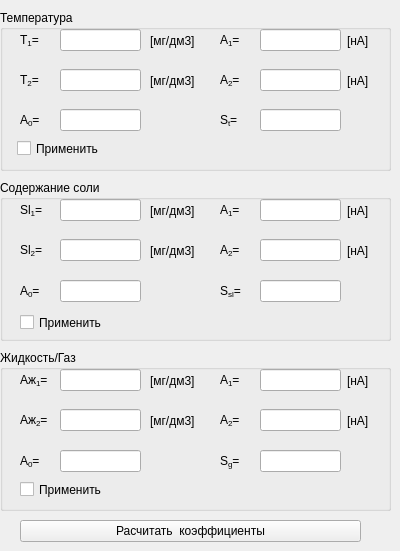
    <widget class="QWidget" name="tab_2">
     <attribute name="title">
      <string>Коэффициенты по параметрам</string>
     </attribute>
     <widget class="QGroupBox" name="groupBox">
      <property name="geometry">
       <rect>
        <x>0</x>
        <y>10</y>
        <width>391</width>
        <height>161</height>
       </rect>
      </property>
      <property name="title">
       <string>Температура</string>
      </property>
      <widget class="QLineEdit" name="leT_2">
       <property name="geometry">
        <rect>
         <x>60</x>
         <y>59</y>
         <width>81</width>
         <height>22</height>
        </rect>
       </property>
       <property name="font">
        <font>
         <pointsize>9</pointsize>
        </font>
       </property>
      </widget>
      <widget class="QLabel" name="label_33">
       <property name="geometry">
        <rect>
         <x>150</x>
         <y>20</y>
         <width>51</width>
         <height>21</height>
        </rect>
       </property>
       <property name="font">
        <font>
         <pointsize>9</pointsize>
        </font>
       </property>
       <property name="lineWidth">
        <number>-5</number>
       </property>
       <property name="text">
        <string>[мг/дм3]</string>
       </property>
      </widget>
      <widget class="QLabel" name="label_34">
       <property name="geometry">
        <rect>
         <x>347</x>
         <y>20</y>
         <width>31</width>
         <height>21</height>
        </rect>
       </property>
       <property name="font">
        <font>
         <pointsize>9</pointsize>
        </font>
       </property>
       <property name="lineWidth">
        <number>-5</number>
       </property>
       <property name="text">
        <string>[нА]</string>
       </property>
      </widget>
      <widget class="QLabel" name="label_35">
       <property name="geometry">
        <rect>
         <x>20</x>
         <y>60</y>
         <width>51</width>
         <height>21</height>
        </rect>
       </property>
       <property name="font">
        <font>
         <pointsize>9</pointsize>
        </font>
       </property>
       <property name="lineWidth">
        <number>-5</number>
       </property>
       <property name="text">
        <string>Т&lt;sub&gt;2&lt;/sub&gt;=</string>
       </property>
      </widget>
      <widget class="QLabel" name="label_36">
       <property name="geometry">
        <rect>
         <x>220</x>
         <y>20</y>
         <width>41</width>
         <height>21</height>
        </rect>
       </property>
       <property name="font">
        <font>
         <pointsize>9</pointsize>
        </font>
       </property>
       <property name="lineWidth">
        <number>-5</number>
       </property>
       <property name="text">
        <string>А&lt;sub&gt;1&lt;/sub&gt;=</string>
       </property>
      </widget>
      <widget class="QLabel" name="label_37">
       <property name="geometry">
        <rect>
         <x>347</x>
         <y>60</y>
         <width>31</width>
         <height>21</height>
        </rect>
       </property>
       <property name="font">
        <font>
         <pointsize>9</pointsize>
        </font>
       </property>
       <property name="lineWidth">
        <number>-5</number>
       </property>
       <property name="text">
        <string>[нА]</string>
       </property>
      </widget>
      <widget class="QLabel" name="label_38">
       <property name="geometry">
        <rect>
         <x>220</x>
         <y>60</y>
         <width>41</width>
         <height>21</height>
        </rect>
       </property>
       <property name="font">
        <font>
         <pointsize>9</pointsize>
        </font>
       </property>
       <property name="lineWidth">
        <number>-5</number>
       </property>
       <property name="text">
        <string>А&lt;sub&gt;2&lt;/sub&gt;=</string>
       </property>
      </widget>
      <widget class="QLineEdit" name="leA_T_1">
       <property name="geometry">
        <rect>
         <x>260</x>
         <y>19</y>
         <width>81</width>
         <height>22</height>
        </rect>
       </property>
       <property name="font">
        <font>
         <pointsize>9</pointsize>
        </font>
       </property>
      </widget>
      <widget class="QLineEdit" name="leA_T_2">
       <property name="geometry">
        <rect>
         <x>260</x>
         <y>59</y>
         <width>81</width>
         <height>22</height>
        </rect>
       </property>
       <property name="font">
        <font>
         <pointsize>9</pointsize>
        </font>
       </property>
      </widget>
      <widget class="QLineEdit" name="leT_1">
       <property name="geometry">
        <rect>
         <x>60</x>
         <y>19</y>
         <width>81</width>
         <height>22</height>
        </rect>
       </property>
       <property name="font">
        <font>
         <pointsize>9</pointsize>
        </font>
       </property>
      </widget>
      <widget class="QLabel" name="label_39">
       <property name="geometry">
        <rect>
         <x>20</x>
         <y>20</y>
         <width>51</width>
         <height>21</height>
        </rect>
       </property>
       <property name="font">
        <font>
         <pointsize>9</pointsize>
        </font>
       </property>
       <property name="lineWidth">
        <number>-5</number>
       </property>
       <property name="text">
        <string>Т&lt;sub&gt;1&lt;/sub&gt;=</string>
       </property>
      </widget>
      <widget class="QLabel" name="label_40">
       <property name="geometry">
        <rect>
         <x>150</x>
         <y>60</y>
         <width>51</width>
         <height>21</height>
        </rect>
       </property>
       <property name="font">
        <font>
         <pointsize>9</pointsize>
        </font>
       </property>
       <property name="lineWidth">
        <number>-5</number>
       </property>
       <property name="text">
        <string>[мг/дм3]</string>
       </property>
      </widget>
      <widget class="QLineEdit" name="leA_t_0">
       <property name="geometry">
        <rect>
         <x>60</x>
         <y>99</y>
         <width>81</width>
         <height>22</height>
        </rect>
       </property>
       <property name="font">
        <font>
         <pointsize>9</pointsize>
        </font>
       </property>
      </widget>
      <widget class="QLabel" name="label_57">
       <property name="geometry">
        <rect>
         <x>20</x>
         <y>100</y>
         <width>51</width>
         <height>21</height>
        </rect>
       </property>
       <property name="font">
        <font>
         <pointsize>9</pointsize>
        </font>
       </property>
       <property name="lineWidth">
        <number>-5</number>
       </property>
       <property name="text">
        <string>A&lt;sub&gt;0&lt;/sub&gt;=</string>
       </property>
      </widget>
      <widget class="QLineEdit" name="leS_t">
       <property name="geometry">
        <rect>
         <x>260</x>
         <y>99</y>
         <width>81</width>
         <height>22</height>
        </rect>
       </property>
       <property name="font">
        <font>
         <pointsize>9</pointsize>
        </font>
       </property>
      </widget>
      <widget class="QLabel" name="label_58">
       <property name="geometry">
        <rect>
         <x>220</x>
         <y>100</y>
         <width>41</width>
         <height>21</height>
        </rect>
       </property>
       <property name="font">
        <font>
         <pointsize>9</pointsize>
        </font>
       </property>
       <property name="lineWidth">
        <number>-5</number>
       </property>
       <property name="text">
        <string>S&lt;sub&gt;t&lt;/sub&gt;=</string>
       </property>
      </widget>
      <widget class="QCheckBox" name="chb_Applay_T">
       <property name="geometry">
        <rect>
         <x>17</x>
         <y>130</y>
         <width>161</width>
         <height>17</height>
        </rect>
       </property>
       <property name="text">
        <string>Применить</string>
       </property>
      </widget>
     </widget>
     <widget class="QGroupBox" name="groupBox_2">
      <property name="geometry">
       <rect>
        <x>0</x>
        <y>180</y>
        <width>391</width>
        <height>161</height>
       </rect>
      </property>
      <property name="title">
       <string>Содержание соли</string>
      </property>
      <widget class="QLineEdit" name="leSl_2">
       <property name="geometry">
        <rect>
         <x>60</x>
         <y>59</y>
         <width>81</width>
         <height>22</height>
        </rect>
       </property>
       <property name="font">
        <font>
         <pointsize>9</pointsize>
        </font>
       </property>
      </widget>
      <widget class="QLabel" name="label_41">
       <property name="geometry">
        <rect>
         <x>150</x>
         <y>20</y>
         <width>51</width>
         <height>21</height>
        </rect>
       </property>
       <property name="font">
        <font>
         <pointsize>9</pointsize>
        </font>
       </property>
       <property name="lineWidth">
        <number>-5</number>
       </property>
       <property name="text">
        <string>[мг/дм3]</string>
       </property>
      </widget>
      <widget class="QLabel" name="label_42">
       <property name="geometry">
        <rect>
         <x>347</x>
         <y>20</y>
         <width>31</width>
         <height>21</height>
        </rect>
       </property>
       <property name="font">
        <font>
         <pointsize>9</pointsize>
        </font>
       </property>
       <property name="lineWidth">
        <number>-5</number>
       </property>
       <property name="text">
        <string>[нА]</string>
       </property>
      </widget>
      <widget class="QLabel" name="label_43">
       <property name="geometry">
        <rect>
         <x>20</x>
         <y>60</y>
         <width>51</width>
         <height>21</height>
        </rect>
       </property>
       <property name="font">
        <font>
         <pointsize>9</pointsize>
        </font>
       </property>
       <property name="lineWidth">
        <number>-5</number>
       </property>
       <property name="text">
        <string>Sl&lt;sub&gt;2&lt;/sub&gt;=</string>
       </property>
      </widget>
      <widget class="QLabel" name="label_44">
       <property name="geometry">
        <rect>
         <x>220</x>
         <y>20</y>
         <width>41</width>
         <height>21</height>
        </rect>
       </property>
       <property name="font">
        <font>
         <pointsize>9</pointsize>
        </font>
       </property>
       <property name="lineWidth">
        <number>-5</number>
       </property>
       <property name="text">
        <string>А&lt;sub&gt;1&lt;/sub&gt;=</string>
       </property>
      </widget>
      <widget class="QLabel" name="label_45">
       <property name="geometry">
        <rect>
         <x>347</x>
         <y>60</y>
         <width>31</width>
         <height>21</height>
        </rect>
       </property>
       <property name="font">
        <font>
         <pointsize>9</pointsize>
        </font>
       </property>
       <property name="lineWidth">
        <number>-5</number>
       </property>
       <property name="text">
        <string>[нА]</string>
       </property>
      </widget>
      <widget class="QLabel" name="label_46">
       <property name="geometry">
        <rect>
         <x>220</x>
         <y>60</y>
         <width>41</width>
         <height>21</height>
        </rect>
       </property>
       <property name="font">
        <font>
         <pointsize>9</pointsize>
        </font>
       </property>
       <property name="lineWidth">
        <number>-5</number>
       </property>
       <property name="text">
        <string>А&lt;sub&gt;2&lt;/sub&gt;=</string>
       </property>
      </widget>
      <widget class="QLineEdit" name="leA_Sl_1">
       <property name="geometry">
        <rect>
         <x>260</x>
         <y>19</y>
         <width>81</width>
         <height>22</height>
        </rect>
       </property>
       <property name="font">
        <font>
         <pointsize>9</pointsize>
        </font>
       </property>
      </widget>
      <widget class="QLineEdit" name="leA_Sl_2">
       <property name="geometry">
        <rect>
         <x>260</x>
         <y>59</y>
         <width>81</width>
         <height>22</height>
        </rect>
       </property>
       <property name="font">
        <font>
         <pointsize>9</pointsize>
        </font>
       </property>
      </widget>
      <widget class="QLineEdit" name="leSl_1">
       <property name="geometry">
        <rect>
         <x>60</x>
         <y>19</y>
         <width>81</width>
         <height>22</height>
        </rect>
       </property>
       <property name="font">
        <font>
         <pointsize>9</pointsize>
        </font>
       </property>
      </widget>
      <widget class="QLabel" name="label_47">
       <property name="geometry">
        <rect>
         <x>20</x>
         <y>20</y>
         <width>51</width>
         <height>21</height>
        </rect>
       </property>
       <property name="font">
        <font>
         <pointsize>9</pointsize>
        </font>
       </property>
       <property name="lineWidth">
        <number>-5</number>
       </property>
       <property name="text">
        <string>Sl&lt;sub&gt;1&lt;/sub&gt;=</string>
       </property>
      </widget>
      <widget class="QLabel" name="label_48">
       <property name="geometry">
        <rect>
         <x>150</x>
         <y>60</y>
         <width>51</width>
         <height>21</height>
        </rect>
       </property>
       <property name="font">
        <font>
         <pointsize>9</pointsize>
        </font>
       </property>
       <property name="lineWidth">
        <number>-5</number>
       </property>
       <property name="text">
        <string>[мг/дм3]</string>
       </property>
      </widget>
      <widget class="QLabel" name="label_59">
       <property name="geometry">
        <rect>
         <x>20</x>
         <y>101</y>
         <width>51</width>
         <height>21</height>
        </rect>
       </property>
       <property name="font">
        <font>
         <pointsize>9</pointsize>
        </font>
       </property>
       <property name="lineWidth">
        <number>-5</number>
       </property>
       <property name="text">
        <string>A&lt;sub&gt;0&lt;/sub&gt;=</string>
       </property>
      </widget>
      <widget class="QLineEdit" name="leA_sl_0">
       <property name="geometry">
        <rect>
         <x>60</x>
         <y>100</y>
         <width>81</width>
         <height>22</height>
        </rect>
       </property>
       <property name="font">
        <font>
         <pointsize>9</pointsize>
        </font>
       </property>
      </widget>
      <widget class="QLabel" name="label_60">
       <property name="geometry">
        <rect>
         <x>220</x>
         <y>101</y>
         <width>41</width>
         <height>21</height>
        </rect>
       </property>
       <property name="font">
        <font>
         <pointsize>9</pointsize>
        </font>
       </property>
       <property name="lineWidth">
        <number>-5</number>
       </property>
       <property name="text">
        <string>S&lt;sub&gt;sl&lt;/sub&gt;=</string>
       </property>
      </widget>
      <widget class="QLineEdit" name="leS_sl">
       <property name="geometry">
        <rect>
         <x>260</x>
         <y>100</y>
         <width>81</width>
         <height>22</height>
        </rect>
       </property>
       <property name="font">
        <font>
         <pointsize>9</pointsize>
        </font>
       </property>
      </widget>
      <widget class="QCheckBox" name="chb_Applay_Salt">
       <property name="geometry">
        <rect>
         <x>20</x>
         <y>134</y>
         <width>161</width>
         <height>17</height>
        </rect>
       </property>
       <property name="text">
        <string>Применить</string>
       </property>
      </widget>
     </widget>
     <widget class="QGroupBox" name="groupBox_3">
      <property name="geometry">
       <rect>
        <x>0</x>
        <y>350</y>
        <width>391</width>
        <height>161</height>
       </rect>
      </property>
      <property name="title">
       <string>Жидкость/Газ</string>
      </property>
      <widget class="QLineEdit" name="leA_l_2">
       <property name="geometry">
        <rect>
         <x>60</x>
         <y>59</y>
         <width>81</width>
         <height>22</height>
        </rect>
       </property>
       <property name="font">
        <font>
         <pointsize>9</pointsize>
        </font>
       </property>
      </widget>
      <widget class="QLabel" name="label_49">
       <property name="geometry">
        <rect>
         <x>150</x>
         <y>20</y>
         <width>51</width>
         <height>21</height>
        </rect>
       </property>
       <property name="font">
        <font>
         <pointsize>9</pointsize>
        </font>
       </property>
       <property name="lineWidth">
        <number>-5</number>
       </property>
       <property name="text">
        <string>[мг/дм3]</string>
       </property>
      </widget>
      <widget class="QLabel" name="label_50">
       <property name="geometry">
        <rect>
         <x>347</x>
         <y>20</y>
         <width>31</width>
         <height>21</height>
        </rect>
       </property>
       <property name="font">
        <font>
         <pointsize>9</pointsize>
        </font>
       </property>
       <property name="lineWidth">
        <number>-5</number>
       </property>
       <property name="text">
        <string>[нА]</string>
       </property>
      </widget>
      <widget class="QLabel" name="label_51">
       <property name="geometry">
        <rect>
         <x>20</x>
         <y>60</y>
         <width>51</width>
         <height>21</height>
        </rect>
       </property>
       <property name="font">
        <font>
         <pointsize>9</pointsize>
        </font>
       </property>
       <property name="lineWidth">
        <number>-5</number>
       </property>
       <property name="text">
        <string>Аж&lt;sub&gt;2&lt;/sub&gt;=</string>
       </property>
      </widget>
      <widget class="QLabel" name="label_52">
       <property name="geometry">
        <rect>
         <x>220</x>
         <y>20</y>
         <width>41</width>
         <height>21</height>
        </rect>
       </property>
       <property name="font">
        <font>
         <pointsize>9</pointsize>
        </font>
       </property>
       <property name="lineWidth">
        <number>-5</number>
       </property>
       <property name="text">
        <string>А&lt;sub&gt;1&lt;/sub&gt;=</string>
       </property>
      </widget>
      <widget class="QLabel" name="label_53">
       <property name="geometry">
        <rect>
         <x>347</x>
         <y>60</y>
         <width>31</width>
         <height>21</height>
        </rect>
       </property>
       <property name="font">
        <font>
         <pointsize>9</pointsize>
        </font>
       </property>
       <property name="lineWidth">
        <number>-5</number>
       </property>
       <property name="text">
        <string>[нА]</string>
       </property>
      </widget>
      <widget class="QLabel" name="label_54">
       <property name="geometry">
        <rect>
         <x>220</x>
         <y>60</y>
         <width>41</width>
         <height>21</height>
        </rect>
       </property>
       <property name="font">
        <font>
         <pointsize>9</pointsize>
        </font>
       </property>
       <property name="lineWidth">
        <number>-5</number>
       </property>
       <property name="text">
        <string>А&lt;sub&gt;2&lt;/sub&gt;=</string>
       </property>
      </widget>
      <widget class="QLineEdit" name="leA_g_1">
       <property name="geometry">
        <rect>
         <x>260</x>
         <y>19</y>
         <width>81</width>
         <height>22</height>
        </rect>
       </property>
       <property name="font">
        <font>
         <pointsize>9</pointsize>
        </font>
       </property>
      </widget>
      <widget class="QLineEdit" name="leA_g_2">
       <property name="geometry">
        <rect>
         <x>260</x>
         <y>59</y>
         <width>81</width>
         <height>22</height>
        </rect>
       </property>
       <property name="font">
        <font>
         <pointsize>9</pointsize>
        </font>
       </property>
      </widget>
      <widget class="QLineEdit" name="leA_l_1">
       <property name="geometry">
        <rect>
         <x>60</x>
         <y>19</y>
         <width>81</width>
         <height>22</height>
        </rect>
       </property>
       <property name="font">
        <font>
         <pointsize>9</pointsize>
        </font>
       </property>
      </widget>
      <widget class="QLabel" name="label_55">
       <property name="geometry">
        <rect>
         <x>20</x>
         <y>20</y>
         <width>51</width>
         <height>21</height>
        </rect>
       </property>
       <property name="font">
        <font>
         <pointsize>9</pointsize>
        </font>
       </property>
       <property name="lineWidth">
        <number>-5</number>
       </property>
       <property name="text">
        <string>Aж&lt;sub&gt;1&lt;/sub&gt;=</string>
       </property>
      </widget>
      <widget class="QLabel" name="label_56">
       <property name="geometry">
        <rect>
         <x>150</x>
         <y>60</y>
         <width>51</width>
         <height>21</height>
        </rect>
       </property>
       <property name="font">
        <font>
         <pointsize>9</pointsize>
        </font>
       </property>
       <property name="lineWidth">
        <number>-5</number>
       </property>
       <property name="text">
        <string>[мг/дм3]</string>
       </property>
      </widget>
      <widget class="QLabel" name="label_61">
       <property name="geometry">
        <rect>
         <x>20</x>
         <y>101</y>
         <width>51</width>
         <height>21</height>
        </rect>
       </property>
       <property name="font">
        <font>
         <pointsize>9</pointsize>
        </font>
       </property>
       <property name="lineWidth">
        <number>-5</number>
       </property>
       <property name="text">
        <string>A&lt;sub&gt;0&lt;/sub&gt;=</string>
       </property>
      </widget>
      <widget class="QLineEdit" name="leA_l_0">
       <property name="geometry">
        <rect>
         <x>60</x>
         <y>100</y>
         <width>81</width>
         <height>22</height>
        </rect>
       </property>
       <property name="font">
        <font>
         <pointsize>9</pointsize>
        </font>
       </property>
      </widget>
      <widget class="QLabel" name="label_62">
       <property name="geometry">
        <rect>
         <x>220</x>
         <y>101</y>
         <width>41</width>
         <height>21</height>
        </rect>
       </property>
       <property name="font">
        <font>
         <pointsize>9</pointsize>
        </font>
       </property>
       <property name="lineWidth">
        <number>-5</number>
       </property>
       <property name="text">
        <string>S&lt;sub&gt;g&lt;/sub&gt;=</string>
       </property>
      </widget>
      <widget class="QLineEdit" name="leS_l">
       <property name="geometry">
        <rect>
         <x>260</x>
         <y>100</y>
         <width>81</width>
         <height>22</height>
        </rect>
       </property>
       <property name="font">
        <font>
         <pointsize>9</pointsize>
        </font>
       </property>
      </widget>
      <widget class="QCheckBox" name="chb_Applay_Salt_2">
       <property name="geometry">
        <rect>
         <x>20</x>
         <y>131</y>
         <width>161</width>
         <height>17</height>
        </rect>
       </property>
       <property name="text">
        <string>Применить</string>
       </property>
      </widget>
     </widget>
     <widget class="QToolButton" name="tbCalc_coeff_2">
      <property name="geometry">
       <rect>
        <x>20</x>
        <y>520</y>
        <width>341</width>
        <height>22</height>
       </rect>
      </property>
      <property name="text">
       <string>Расчитать  коэффициенты</string>
      </property>
     </widget>
    </widget>
